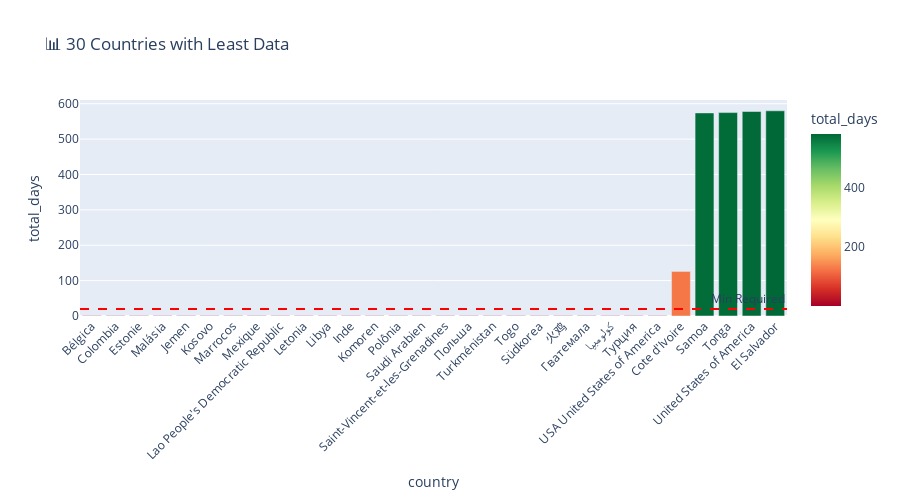

The cell this chart's notebook holds for it:
### Code cell
# Bar chart of countries with least data
bottom_30 = country_days.head(30)

fig = px.bar(
    bottom_30,
    x='country',
    y='total_days',
    title='📊 30 Countries with Least Data',
    color='total_days',
    color_continuous_scale='RdYlGn'
)
fig.add_hline(y=MIN_DAYS_REQUIRED, line_dash='dash', line_color='red',
              annotation_text=f'Min Required')
fig.update_layout(xaxis_tickangle=-45, height=500)
fig.show()

### Figure 1 — Plotly figure (JSON) as saved in the notebook; plotly's stock layout.template omitted (floating-point values rounded to 4 significant figures)
{"data": [{"hovertemplate": "country=%{x}<br>total_days=%{marker.color}<extra></extra>", "legendgroup": "", "marker": {"color": [1, 1, 1, 1, 1, 1, 1, 1, 1, 1, 1, 1, 1, 1, 1, 1, 1, 1, 1, 1, 1, 1, 1, 1, 1, 126, 574, 575, 578, 580], "coloraxis": "coloraxis", "pattern": {"shape": ""}}, "name": "", "orientation": "v", "showlegend": false, "textposition": "auto", "type": "bar", "x": ["Bélgica", "Colombia", "Estonie", "Malásia", "Jemen", "Kosovo", "Marrocos", "Mexique", "Lao People's Democratic Republic", "Letonia", "Libya", "Inde", "Komoren", "Polônia", "Saudi Arabien", "Saint-Vincent-et-les-Grenadines", "Польша", "Turkménistan", "Togo", "Südkorea", "火鸡", "Гватемала", "كولومبيا", "Турция", "USA United States of America", "Cote d'Ivoire", "Samoa", "Tonga", "United States of America", "El Salvador"], "xaxis": "x", "y": [1, 1, 1, 1, 1, 1, 1, 1, 1, 1, 1, 1, 1, 1, 1, 1, 1, 1, 1, 1, 1, 1, 1, 1, 1, 126, 574, 575, 578, 580], "yaxis": "y"}], "layout": {"annotations": [{"showarrow": false, "text": "Min Required", "x": 1, "xanchor": "right", "xref": "x domain", "y": 20, "yanchor": "bottom", "yref": "y"}], "barmode": "relative", "coloraxis": {"colorbar": {"title": {"text": "total_days"}}, "colorscale": [[0, "rgb(165,0,38)"], [0.1, "rgb(215,48,39)"], [0.2, "rgb(244,109,67)"], [0.3, "rgb(253,174,97)"], [0.4, "rgb(254,224,139)"], [0.5, "rgb(255,255,191)"], [0.6, "rgb(217,239,139)"], [0.7, "rgb(166,217,106)"], [0.8, "rgb(102,189,99)"], [0.9, "rgb(26,152,80)"], [1, "rgb(0,104,55)"]]}, "height": 500, "legend": {"tracegroupgap": 0}, "shapes": [{"line": {"color": "red", "dash": "dash"}, "type": "line", "x0": 0, "x1": 1, "xref": "x domain", "y0": 20, "y1": 20, "yref": "y"}], "title": {"text": "📊 30 Countries with Least Data"}, "xaxis": {"anchor": "y", "domain": [0, 1], "tickangle": -45, "title": {"text": "country"}}, "yaxis": {"anchor": "x", "domain": [0, 1], "title": {"text": "total_days"}}}}
